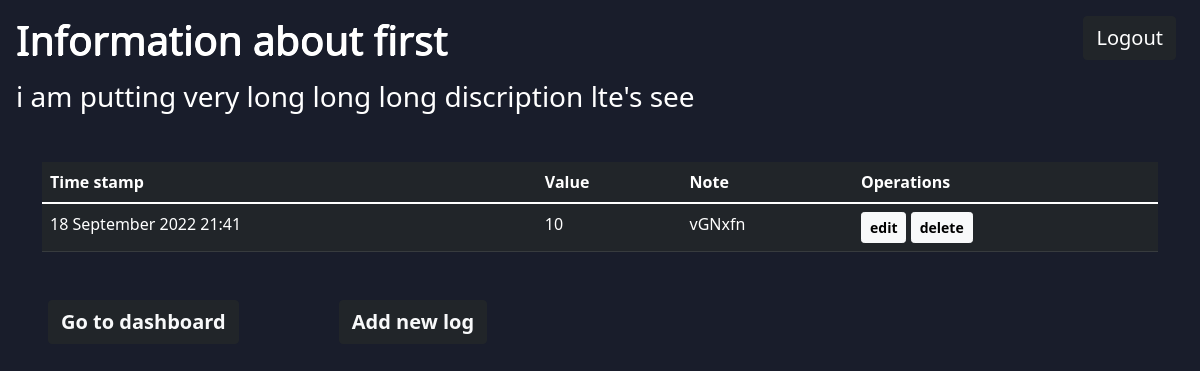
The app's page /view_log/2 with its own data.
### model.py (models this page shows)
class Tracker_info(db.Model):
    tracker_id = db.Column(db.Integer, primary_key=True)
    name = db.Column(db.String, unique=True, nullable=False)
    timestamp = db.Column(db.DateTime, nullable=False, default=datetime.now())
    description = db.Column(db.String, nullable=False)
    tracker_type = db.Column(db.String, nullable=False)
    user_id = db.Column(db.Integer, db.ForeignKey(
        'user.user_id'), nullable=False)
    options = db.Column(db.String, nullable=True, default=None)
    numerical_log = db.relationship(
        'Numerical_log', backref='tracker_info', lazy=True)
    mcq_log = db.relationship(
        'Mcq_log', backref='tracker_info', lazy=True)

class Numerical_log(db.Model):
    log_id = db.Column(db.Integer, primary_key=True)
    timestamp = db.Column(db.DateTime, nullable=False, default=datetime.now())
    value = db.Column(db.Float, nullable=False)
    note = db.Column(db.String, nullable=True)
    tracker_id = db.Column(
        db.Integer, db.ForeignKey('tracker_info.tracker_id'), nullable=False)

### app.py (the view)
@app.route("/view_log/<int:tid>")
def view_log(tid):
    tracker = Tracker_info.query.filter(Tracker_info.tracker_id == tid).one()
    tracker.timestamp = datetime.now()
    db.session.add(tracker)
    db.session.commit()
    if tracker.tracker_type == "Numerical":
        return render_template("view_log.html", tracker=tracker, logs=tracker.numerical_log)
    else:
        return render_template("view_log.html", tracker=tracker, logs=tracker.mcq_log)

### templates/view_log.html (shortened to what this page needs)
<!DOCTYPE html>
<html lang="en">
  <head>
    <link
      href="https://cdn.jsdelivr.net/npm/bootstrap@5.1.3/dist/css/bootstrap.min.css"
      rel="stylesheet"
    />
    <link rel="stylesheet" type="text/css" href="{{ url_for('static', filename='style.css') }}" />
  </head>
  <body class="bg-dash">
    <a class="btn btn-dark btn-block mx-1" style="font-size: 20px; position: absolute; right: 20px" href="/"
      >Logout </a>
    <h1 class="mx-3 my-3">Information about {{tracker["name"]}}</h1>
    <h3 class="mx-3" style="color: white">{{tracker["description"]}}</h3>
    <div class="container my-5">
      <table class="table table-dark table-hover">
        <thead>
          <tr>
            <th>Time stamp</th>
            <th>Value</th>
            <th>Note</th>
            <th>Operations</th>
          </tr>
        </thead>
        <tbody>
          {% for log in logs |sort(attribute="timestamp", reverse = True) %}
          <tr>
            <td>{{log["timestamp"].strftime("%d %B %Y %H:%M")}}</td>
            <td>{{log["value"]}}</td>
            <td>{{log["note"]}}</td>
            <td>
              <a class="btn btn-light btn-sm" href="/edit_log/{{tracker['tracker_id']}}/{{log['log_id']}}"
                ><b> edit </b></a
              >
              <a class="btn btn-light btn-sm" href="/delete_log/{{tracker['tracker_id']}}/{{log['log_id']}}"
                ><b>delete</b></a
              >
            </td>
          </tr>
          {% endfor %}
        </tbody>
      </table>
    </div>
    <a class="mx-5 text-light btn btn-dark" style="font-size: 20px" href="/dashboard/{{tracker['user_id']}}"
      ><b> Go to dashboard</b>
    </a>
    <a class="mx-5 text-light btn btn-dark" style="font-size: 20px" href="/add_log/{{tracker['tracker_id']}}"
      ><b>Add new log</b></a
    >
  </body>
</html>

### static/style.css (style rules this page uses)
body { background: #191d2b; color: #ffffff; }
.bg-dash { background: #191d2b; }
h1 { text-shadow: 0 1px white, 1px 0 white, 0 0px white; }

### records on screen
Tracker_info: name "first", description "i am putting very long long long discription lte's see"
Numerical_log: timestamp "18 September 2022 21:41", value "10", note "vGNxfn"
